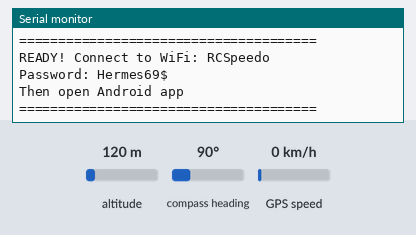
Simulated run of this sketch. Board: ESP32-S3. Parts: the last lines printed to the serial monitor. Inputs (shaded band) come from the test bench; at power-on: GPS speed 0 km/h, altitude 120 m, compass heading 90°. The GPS gets a fix after 3 s at 37.7749, -122.4194 with 8 satellites.

Above: at 2.2 s.
2.3 s: GPS speed set to 30 km/h
At 4.5 s:
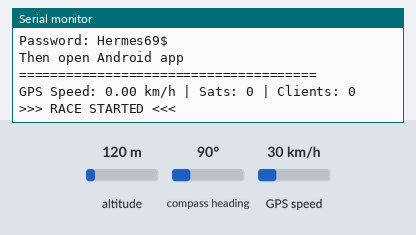
4.9 s: GPS speed set to 60 km/h
At 7.4 s:
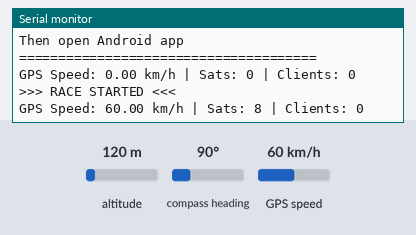

Measured:
- after the input at 2.3 s, the serial monitor: prints a new line after 1.2 s (image 1)
- after the input at 4.9 s, the serial monitor: prints a new line after 1.1 s (image 2)

The sketch:

RCSpeedo_ESP32.ino
```cpp
#include <WiFi.h>
#include <WebSocketsServer.h>
#include <TinyGPSPlus.h>

// ================= WiFi Access Point =================
const char* ssid = "RCSpeedo";
const char* password = "password";

// ================= WebSocket =================
WebSocketsServer webSocket(81);

// ================= GPS =================
TinyGPSPlus gps;

// ================= DATA STRUCT (17 bytes) =================
struct __attribute__((packed)) Telemetry {
  uint16_t speed;      // 2 bytes (0-655.35 km/h)
  uint16_t maxSpeed;   // 2 bytes
  uint16_t t60;        // 2 bytes (0-655.35 sec)
  uint16_t t100;       // 2 bytes
  uint16_t distance;   // 2 bytes (0-6553.5 m)
  uint8_t sats;        // 1 byte
  uint8_t dummy[6];    // 6 bytes padding
};

Telemetry data;

// ================= Kalman Filter =================
class KalmanFilter {
  public:
    float Q = 0.5;
    float R = 2.0;
    float X = 0;
    float P = 1;

    float update(float m, int sats) {
      if(sats >= 8) R = 0.8;
      else if(sats >= 5) R = 1.5;
      else R = 3.0;

      P += Q;
      float K = P / (P + R);
      X += K * (m - X);
      P *= (1 - K);
      return X;
    }

    void reset() {
      X = 0;
      P = 1;
    }
};

KalmanFilter KF;

// ================= Median Filter =================
float median3(float a, float b, float c) {
  if ((a <= b && b <= c) || (c <= b && b <= a)) return b;
  if ((b <= a && a <= c) || (c <= a && a <= b)) return a;
  return c;
}

// ================= Vars =================
float maxSpeed = 0;
float lastRaw = 0;
float lastFiltered = 0;
float lastSpeedForDist = 0;
float rawBuf[3] = {0, 0, 0};
int bufIndex = 0;

unsigned long lastSend = 0;
unsigned long lastUpdate = 0;
unsigned long lastGPSTime = 0;

const float minSpeed = 1.0;
const int minSats = 3;

// ===== Race =====
bool raceStarted = false;
int stableCount = 0;
unsigned long startTime = 0;
float time60 = 0, time100 = 0;
bool done60 = false, done100 = false;
float distance = 0;

// ================= Reset =================
void resetData() {
  maxSpeed = 0;
  time60 = 0;
  time100 = 0;
  distance = 0;
  raceStarted = false;
  stableCount = 0;
  KF.reset();
  Serial.println(">>> RESET <<<");
}

// ================= Setup =================
void setup() {
  Serial.begin(115200);
  delay(1000);

  Serial.println("\n======================================");
  Serial.println("RC Speedometer - ESP32S3+");
  Serial.println("======================================");

  // GPS на Serial1 (RX=44, TX=43)
  Serial1.begin(115200, SERIAL_8N1, 44, 43);
  Serial.println("GPS Serial started on pins 44(RX)/43(TX)");

  // WiFi Access Point
  WiFi.softAP(ssid, password);
  Serial.print("WiFi AP SSID: ");
  Serial.println(ssid);
  Serial.print("WiFi AP IP: ");
  Serial.println(WiFi.softAPIP());

  // WebSocket сървър
  webSocket.begin();
  webSocket.onEvent([](uint8_t num, WStype_t type, uint8_t* payload, size_t length) {
    if (type == WStype_BIN && length == 1 && payload[0] == 0x01) {
      resetData();
    }
  });
  Serial.println("WebSocket server started on port 81");

  lastUpdate = millis();
  Serial.println("======================================");
  Serial.println("READY! Connect to WiFi: RCSpeedo");
  Serial.println("Password: Hermes69$");
  Serial.println("Then open Android app");
  Serial.println("======================================\n");
}

// ================= Loop =================
void loop() {
  // Четене на GPS данни
  while (Serial1.available()) {
    char c = Serial1.read();
    gps.encode(c);
    lastGPSTime = millis();
  }

  // WebSocket loop
  webSocket.loop();

  unsigned long now = millis();

  // Статус на всеки 3 секунди
  static unsigned long lastDebug = 0;
  if (now - lastDebug > 3000) {
    Serial.print("GPS Speed: ");
    Serial.print(gps.speed.kmph());
    Serial.print(" km/h | Sats: ");
    Serial.print(gps.satellites.value());
    Serial.print(" | Clients: ");
    Serial.println(webSocket.connectedClients());
    lastDebug = now;
  }

  // Изпращане на данни на всеки 100ms
  if (now - lastSend > 100) {

    // Вземане на raw speed
    float raw = gps.speed.isValid() ? gps.speed.kmph() : 0;
    int sats = gps.satellites.isValid() ? gps.satellites.value() : 0;

    // Проверка за валидност
    if (sats < minSats || (now - lastGPSTime > 2000)) {
      raw = 0;
      KF.reset();
    }
    if (raw < minSpeed) raw = 0;

    // Медианен филтър
    rawBuf[bufIndex] = raw;
    bufIndex = (bufIndex + 1) % 3;
    float median = median3(rawBuf[0], rawBuf[1], rawBuf[2]);

    // Ограничаване на скоковете
    float diff = abs(median - lastRaw);
    if (diff > 40 && lastRaw > 5) {
      median = lastRaw + (median > lastRaw ? 20 : -20);
    }
    lastRaw = median;

    // Kalman филтър
    float speed = KF.update(median, sats);

    // IIR филтър за изглаждане
    float alpha = (speed < 30) ? 0.2 : 0.5;
    speed = lastFiltered + alpha * (speed - lastFiltered);
    lastFiltered = speed;

    // Максимална скорост
    if (speed > maxSpeed) maxSpeed = speed;

    // Изчисляване на дистанция
    float dt = (now - lastUpdate) / 1000.0;
    if (dt <= 0 || dt > 0.5) dt = 0.1;
    lastUpdate = now;

    float avgSpeed = (lastSpeedForDist + speed) / 2.0;
    distance += (avgSpeed / 3.6) * dt;
    lastSpeedForDist = speed;

    // RACE логика (0-60, 0-100)
    if (speed > 2) {
      stableCount++;
      if (stableCount > 3 && !raceStarted) {
        raceStarted = true;
        startTime = now;
        distance = 0;
        done60 = done100 = false;
        Serial.println(">>> RACE STARTED <<<");
      }
    } else {
      stableCount = 0;
    }

    if (raceStarted) {
      if (speed >= 60 && !done60) {
        time60 = (now - startTime) / 1000.0;
        done60 = true;
        Serial.print("0-60: ");
        Serial.println(time60);
      }
      if (speed >= 100 && !done100) {
        time100 = (now - startTime) / 1000.0;
        done100 = true;
        Serial.print("0-100: ");
        Serial.println(time100);
      }
      if (speed < 1 && lastSpeedForDist < 1) {
        raceStarted = false;
        Serial.println(">>> RACE STOPPED <<<");
      }
    }

    // Пълнене на структурата
    data.speed = (uint16_t)(speed * 100);
    data.maxSpeed = (uint16_t)(maxSpeed * 100);
    data.t60 = (uint16_t)(time60 * 100);
    data.t100 = (uint16_t)(time100 * 100);
    data.distance = (uint16_t)(distance * 10);
    data.sats = (uint8_t)sats;
    memset(data.dummy, 0, 6);

    // Изпращане през WebSocket
    if (webSocket.connectedClients() > 0) {
      webSocket.broadcastBIN((uint8_t*)&data, 17);
    }

    lastSend = now;
  }
}
```
